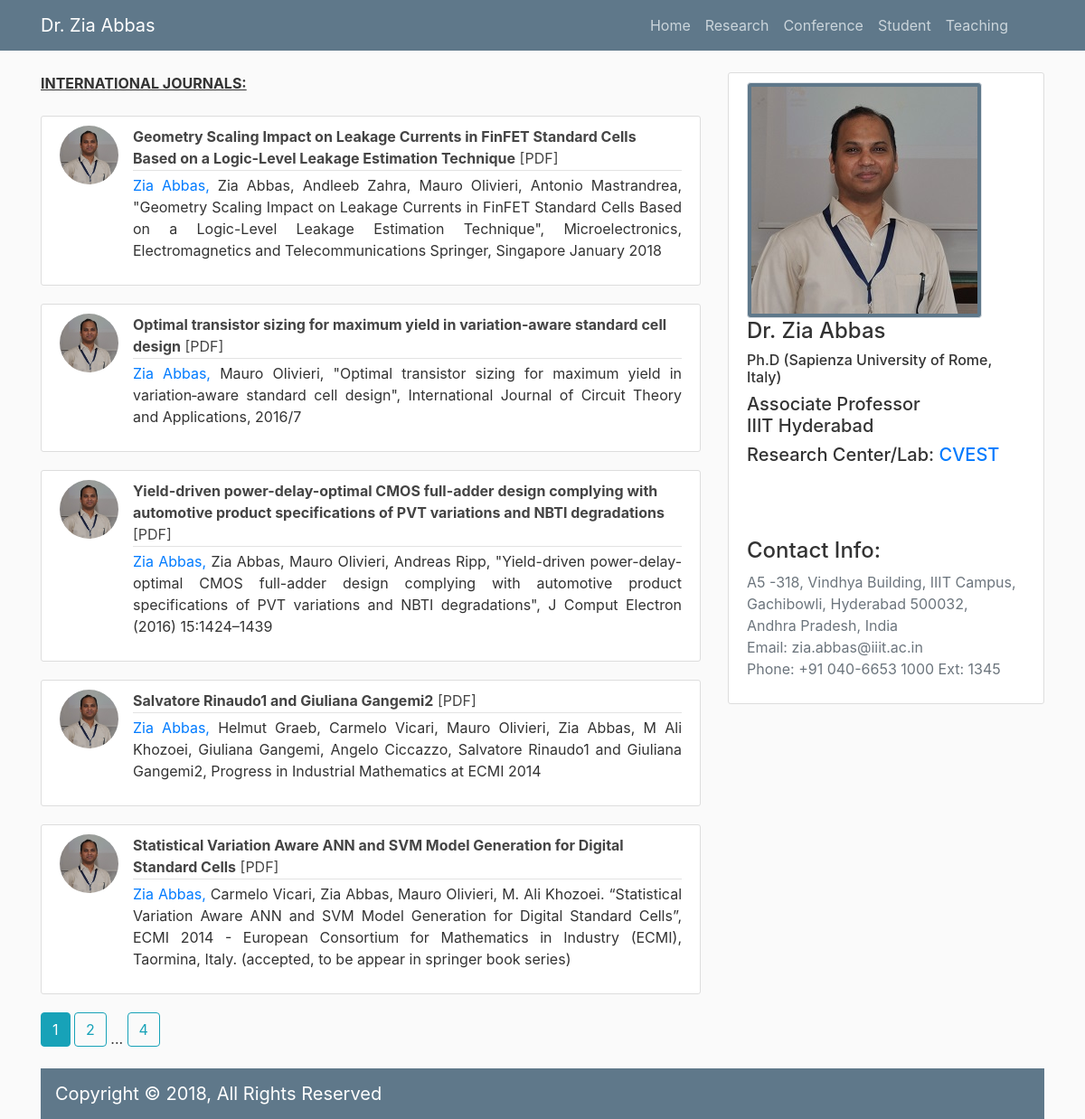
Screenshot of /research with the database file from the repository.
### drabbas/models.py (models this page shows, shortened)
class Post(db.Model):
    id = db.Column(db.Integer, primary_key=True)
    title = db.Column(db.String(100), nullable=False)
    pdflink = db.Column(db.String(150), nullable=False)
    date_posted = db.Column(db.DateTime, nullable=False, default=datetime.utcnow)
    content = db.Column(db.Text, nullable=False)
    user_id = db.Column(db.Integer, db.ForeignKey('user.id'), nullable=False)

class User(db.Model, UserMixin):
    id = db.Column(db.Integer, primary_key=True)
    username = db.Column(db.String(20), unique=True, nullable=False)
    email = db.Column(db.String(120), unique=True, nullable=False)
    image_file = db.Column(db.String(20), nullable=False, default='default.jpg')
    password = db.Column(db.String(60), nullable=False)
    posts = db.relationship('Post', backref='author', lazy=True)

### drabbas/routes.py (the view)
@app.route("/research")
def research():
    page = request.args.get('page', 1, type=int)
    posts = Post.query.order_by(Post.date_posted.desc()).paginate(page=page, per_page=5)
    return render_template('research.html', posts=posts)

### drabbas/templates/research.html
{% extends "layout.html" %}
{% block content %}
<b><u>INTERNATIONAL JOURNALS:</u></b></br></br>
    {% for post in posts.items %}
        <article class="media content-section">
          <img class="rounded-circle article-img" src="{{ url_for('static', filename='profile_pics/' + post.author.image_file) }}">
          <div class="media-body">
            <div class="article-metadata">
                <B><a class="article-title" href="https://scholar.google.co.in/citations?user=8oYH-fUAAAAJ&hl=en&oi=sra" target="_blank">{{ post.title }}</a></B>
                <a class="article-title alg" href="{{ post.pdflink }}" target="_blank">[PDF]</a>
            </div>
            <p class="article-content"><a href="{{ url_for('post', post_id=post.id) }}">{{ post.author.username }},</a> {{ post.content }}</p>
          </div>
        </article>
    {% endfor %}
    {% for page_num in posts.iter_pages(left_edge=1, right_edge=1, left_current=1, right_current=2) %}
      {% if page_num %}
        {% if posts.page == page_num %}
          <a class="btn btn-info mb-4" href="{{ url_for('research', page=page_num) }}">{{ page_num }}</a>
        {% else %}
          <a class="btn btn-outline-info mb-4" href="{{ url_for('research', page=page_num) }}">{{ page_num }}</a>
        {% endif %}
      {% else %}
        ...
      {% endif %}
    {% endfor %}
{% endblock content %}

### drabbas/templates/layout.html (shortened to what this page needs)
<!DOCTYPE html>
<html>
<head>
    <link rel="stylesheet" href="https://maxcdn.bootstrapcdn.com/bootstrap/4.0.0/css/bootstrap.min.css">
    <link rel="stylesheet" type="text/css" href="{{ url_for('static', filename='main.css') }}">
</head>
<body>
    <header class="site-header">
      <nav class="navbar navbar-expand-md navbar-dark bg-steel fixed-top">
        <div class="container">
          <a class="navbar-brand mr-4" href="{{ url_for('home') }}">Dr. Zia Abbas</a>
          <div class="collapse navbar-collapse" id="navbarToggle">
            <div class="navbar-nav">
              {% if current_user.is_authenticated %}
                <a class="nav-item nav-link" href="{{  url_for('research') }}">Research</a>
                <a class="nav-item nav-link" href="{{ url_for('new_post') }}">New Research</a>
                <a class="nav-item nav-link" href="{{ url_for('account') }}">Account</a>
                <a class="nav-item nav-link" href="{{ url_for('logout') }}">Logout</a>
              {% else %}
                <a class="nav-item nav-link" href="{{ url_for('home') }}">Home</a>
                <a class="nav-item nav-link" href="{{  url_for('research') }}">Research</a>
                <a class="nav-item nav-link" href="{{ url_for('conference') }}">Conference</a>
                <a class="nav-item nav-link" href="{{  url_for('student')}}">Student</a>
                <a class="nav-item nav-link" href="{{ url_for('teaching') }}">Teaching</a>
                <a class="nav-item nav-link" href="{{  url_for('login')}}"></a>
                <a class="nav-item nav-link" href="{{  url_for('register')}}"></a>
              {% endif %}
            </div>
          </div>
        </div>
      </nav>
    </header>
    <main role="main" class="container">
      <div class="row">
        <div class="col-md-8">
          {% block content %}{% endblock %}
        </div>
        <div class="col-md-4">
          <div class="content-section">
            <div class="color-red">
                <img class="img-thumbnail bg-steel" src="{{ url_for('static', filename='profile_pics/default.jpg') }}">
            </div>
            <h4>Dr. Zia Abbas</h4>
            <h6>Ph.D (Sapienza University of Rome, Italy)</h6>
            <h5>Associate Professor </br>  IIIT Hyderabad</h5>
            <h5>Research Center/Lab:
            <a href="http://cvest.iiit.ac.in/" target="_blank">CVEST</a></h5>
            <h4>Contact Info: </h4>
            <p class='text-muted'>A5 -318, Vindhya Building, IIIT Campus,</br>
                Gachibowli, Hyderabad 500032,</br>
                Andhra Pradesh, India</br>
                Email: zia.abbas@iiit.ac.in </br>
                Phone: +91 040-6653 1000 Ext: 1345
            </p>
          </div>
        </div>
      </div>
      <nav class="navbar bottom navbar-dark bg-steel">
          <a class="navbar-brand" href="#">
             Copyright © 2018, All Rights Reserved
          </a>
        </nav>
    </main>
</body>
</html>

### drabbas/static/main.css (style rules this page uses)
body { background: #fafafa; color: #333333; margin-top: 5rem; }
.bg-steel { background-color: #5f788a; }
.site-header .navbar-nav .nav-link { color: #cbd5db; }
.content-section { background: #ffffff; padding: 10px 20px; border: 1px solid #dddddd; border-radius: 3px; margin-bottom: 20px; }
.article-title { color: #444444; }
.article-content { white-space: pre-line; text-align: justify }
.article-img { height: 65px; width: 65px; margin-right: 16px; }
.article-metadata { padding-bottom: 1px; margin-bottom: 4px; border-bottom: 1px solid #e3e3e3 }
.alg { text-align: left }

### rows the page displays
Post: image_file (placeholder picture), title "Geometry Scaling Impact on Leakage Currents in FinFET Standard Cells Based on a Logic-Level Leakage Estimation Technique", author.username "Zia Abbas", content "Zia Abbas, Andleeb Zahra, Mauro Olivieri, Antonio Mastrandrea, \"Geometry Scaling Impact on Leakage Currents in FinFET Standard Cells Based on a Logic-Level Leakage Estimation Technique\", Microelectronics, Electromagnetics and Telecommunications Springer, Singapore January 2018"
Post: image_file (placeholder picture), title "Optimal transistor sizing for maximum yield in variation‐aware standard cell design", author.username "Zia Abbas", content "Mauro Olivieri, \"Optimal transistor sizing for maximum yield in variation‐aware standard cell design\", International Journal of Circuit Theory and Applications, 2016/7"
Post: image_file (placeholder picture), title "Yield-driven power-delay-optimal CMOS full-adder design complying with automotive product specifications of PVT variations and NBTI degradations", author.username "Zia Abbas", content "Zia Abbas, Mauro Olivieri, Andreas Ripp, \"Yield-driven power-delay-optimal CMOS full-adder design complying with automotive product specifications of PVT variations and NBTI degradations\", J Comput Electron (2016) 15:1424–1439"
Post: image_file (placeholder picture), title "Salvatore Rinaudo1 and Giuliana Gangemi2", author.username "Zia Abbas", content "Helmut Graeb, Carmelo Vicari, Mauro Olivieri, Zia Abbas, M Ali Khozoei, Giuliana Gangemi, Angelo Ciccazzo, Salvatore Rinaudo1 and Giuliana Gangemi2, Progress in Industrial Mathematics at ECMI 2014"
Post: image_file (placeholder picture), title "Statistical Variation Aware ANN and SVM Model Generation for Digital Standard Cells", author.username "Zia Abbas", content "Carmelo Vicari, Zia Abbas, Mauro Olivieri, M. Ali Khozoei. “Statistical Variation Aware ANN and SVM Model Generation for Digital Standard Cells”, ECMI 2014 - European Consortium for Mathematics in Industry (ECMI), Taormina, Italy. (accepted, to be appear in springer book series)"

### other values shown
{{ page_num }} "1"
{{ page_num }} "2" "4"
